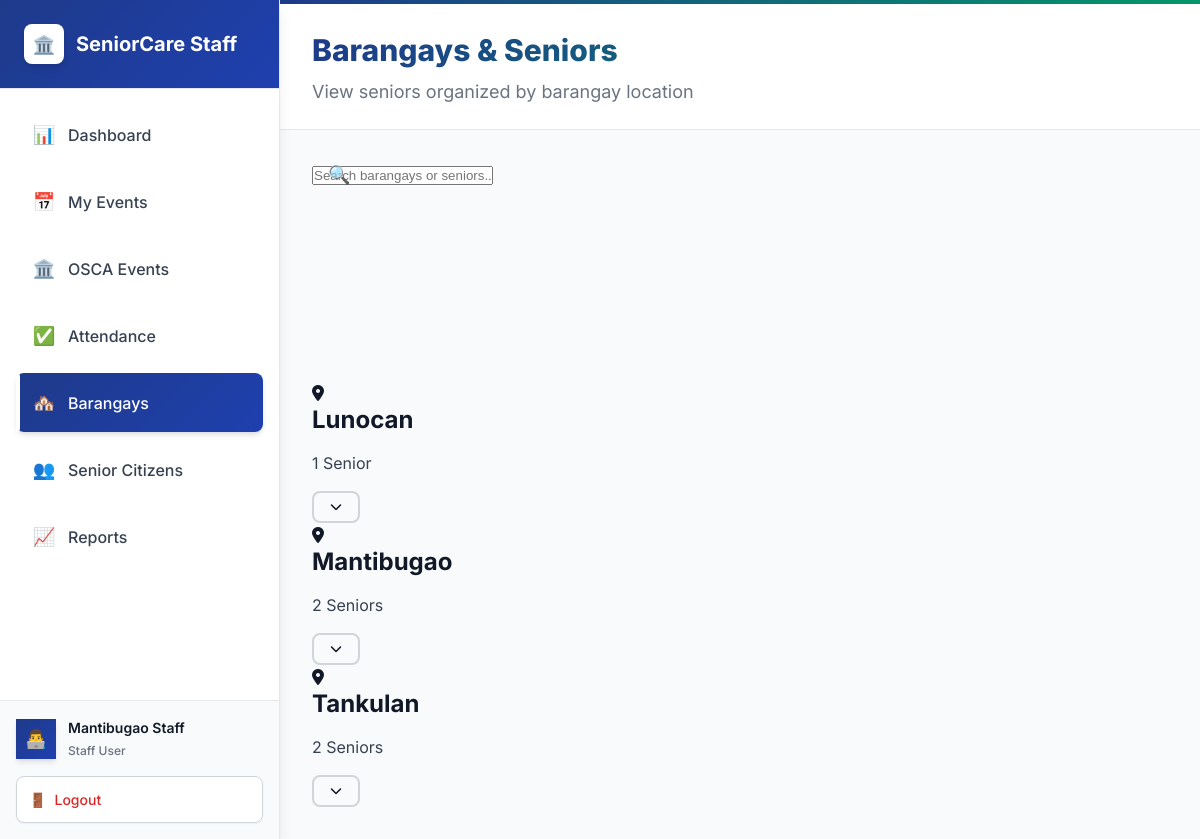
The app's page /public/user/barangays.php (signed in) with its own data.
### tables this page shows
CREATE TABLE `barangays` (
  `id` int(11) NOT NULL AUTO_INCREMENT,
  `name` varchar(150) NOT NULL,
  `created_at` timestamp NOT NULL DEFAULT current_timestamp(),
  PRIMARY KEY (`id`),
  UNIQUE KEY `name` (`name`)
);

### public/user/barangays.php (the view, shortened to what this page needs)
<?php
$pdo = get_db_connection();
$barangays = $pdo->query('SELECT * FROM barangays ORDER BY name')->fetchAll();
$stmt = $pdo->query("SELECT barangay, id, first_name, last_name FROM seniors WHERE life_status='living' ORDER BY barangay, last_name, first_name");
$byBarangay = [];
foreach ($stmt as $row) { $byBarangay[$row['barangay']][] = $row; }
?>
<!doctype html>
<html lang="en">
<head>
	<link rel="stylesheet" href="<?= BASE_URL ?>/assets/government-portal.css">
	<link rel="stylesheet" href="https://cdnjs.cloudflare.com/ajax/libs/font-awesome/6.4.0/css/all.min.css">
</head>
<body>
	<?php include __DIR__ . '/../partials/sidebar_user.php'; ?>
	<main class="main-content">
		<header class="content-header">
			<h1 class="content-title">Barangays & Seniors</h1>
			<p class="content-subtitle">View seniors organized by barangay location</p>
		</header>
		<div class="content-body">
			<div class="search-container">
				<span class="search-icon">🔍</span>
				<input type="text" placeholder="Search barangays or seniors..." id="searchInput">
			</div>
			<div class="stats animate-fade-in">
			</div>
			<div class="barangays-grid animate-fade-in" id="barangaysGrid">
			<?php foreach ($barangays as $index => $barangay): ?>
			<div class="barangay-card" data-barangay="<?= strtolower(htmlspecialchars($barangay['name'])) ?>">
				<div class="barangay-card-header">
					<div class="barangay-info">
						<div class="barangay-icon">
							<i class="fas fa-map-marker-alt"></i>
						</div>
						<div class="barangay-details">
							<h3><?= htmlspecialchars($barangay['name']) ?></h3>
							<p class="barangay-count">
								<?php $seniorCount = count($byBarangay[$barangay['name']] ?? []); ?>
								<?= $seniorCount ?> <?= $seniorCount === 1 ? 'Senior' : 'Seniors' ?>
							</p>
						</div>
					</div>
					<div class="barangay-actions">
						<button class="button small secondary" onclick="toggleBarangay(<?= $index ?>)">
							<i class="fas fa-chevron-down"></i>
						</button>
					</div>
				</div>
			</div>
			<?php endforeach; ?>
			</div>
		</div>
	</main>
</body>
</html>

### records on screen
barangays: name "Lunocan", name "1", shows "Senior"
barangays: name "Mantibugao", name "2", shows "Seniors"
barangays: name "Tankulan", name "2", shows "Seniors"

### other values on screen
$user['name'] "Mantibugao Staff"
